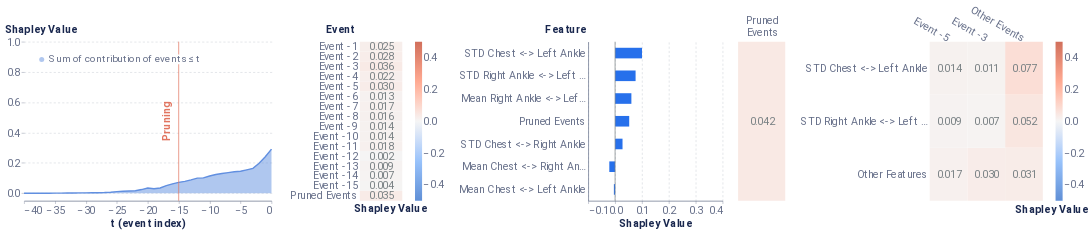

The notebook cell saved with this chart:
### Code cell
# local report with numpy instance
local_report(f_hs, pos_x_data, pruning_dict, event_dict, feature_dict, cell_dict=cell_dict, entity_uuid=positive_sequence_id, entity_col='all_id', baseline=average_event)

### Figure 1 — Vega-Lite specification as saved in the notebook (floating-point values rounded to 4 significant figures)
{"config": {"axis": {"domain": true, "domainColor": "#666F89", "grid": false, "gridCap": "round", "gridColor": "#B3B7C4", "gridDash": [2, 4], "gridWidth": 0.5, "labelColor": "#666F89", "labelFont": "Roboto, Arial, sans-serif", "labelPadding": 2, "tickColor": "#666F89", "tickOpacity": 0.5, "tickSize": 4, "titleColor": "#19274E", "titleFont": "Roboto, Arial, sans-serif", "titleFontSize": 12}, "axisBand": {"domain": true, "labelPadding": 4, "ticks": false}, "axisY": {"domain": false, "titleAlign": "left", "titleAngle": 0, "titleX": -20, "titleY": -10}, "legend": {"labelColor": "#666F89", "labelFont": "Roboto, Arial, sans-serif", "labelFontSize": 12, "symbolSize": 40, "titleColor": "#19274E", "titleFont": "Roboto, Arial, sans-serif", "titleFontSize": 12, "titlePadding": 4}, "arc": {"stroke": "#FFFFFF", "strokeWidth": 1}, "bar": {"fill": "#2770EB", "stroke": null}, "line": {"stroke": "#2770EB", "strokeWidth": 2}, "path": {"stroke": "#2770EB", "strokeWidth": 0.5}, "point": {"fill": "#2770EB", "shape": "circle", "filled": true}, "rect": {"fill": "#2770EB"}, "rule": {"stroke": "#666F89"}, "shape": {"stroke": "#2770EB"}, "text": {"color": "#19274E", "font": "Roboto, Arial, sans-serif", "fontSize": 12}, "range": {"category": ["#2770EB", "#77B98A", "#DA5252", "#FFC400", "#A87AEA", "#00A39E", "#19274E"], "diverging": ["#006360", "#2BB3AE", "#96D9D7", "#FFFFFF", "#EDAAAA", "#DA5252", "#811D1D"], "heatmap": ["#18448F", "#1B4EA5", "#2770EB", "#4C88EE", "#82ACF3", "#A6C4F7", "#E9F1FD"], "ramp": ["#18448F", "#1B4EA5", "#2770EB", "#4C88EE", "#82ACF3", "#A6C4F7", "#E9F1FD"]}, "background": "#FFFFFF", "group": {"fill": "#FFFFFF"}, "header": {"labelColor": "#19274E", "labelFont": "Roboto, Arial, sans-serif", "labelFontSize": 12, "titleColor": "#19274E", "titleFont": "Roboto, Arial, sans-serif", "titleFontSize": 16}, "title": {"anchor": "start", "color": "#19274E", "font": "Roboto, Arial, sans-serif", "fontSize": 20, "fontWeight": "bold", "offset": 20, "subtitleColor": "#19274E", "subtitleFontSize": 16}, "view": {"continuousHeight": 300, "continuousWidth": 400, "stroke": "transparent"}}, "hconcat": [{"layer": [{"mark": {"type": "area", "opacity": 0.5}, "encoding": {"color": {"field": "Coalition", "legend": {"fillColor": "white", "labelFontSize": 14, "labelLimit": 0, "orient": "top-left", "symbolSize": 50, "symbolStrokeWidth": 0, "title": null}, "scale": {"domain": ["Sum of contribution of events ≤ t"], "range": ["#618FE0"]}, "type": "nominal"}, "x": {"axis": {"labelFontSize": 15, "title": "t (event index)", "titleFontSize": 15}, "field": "t (event index)", "type": "quantitative"}, "y": {"axis": {"grid": true, "labelFontSize": 15, "titleFontSize": 15, "titleX": -28}, "field": "Shapley Value", "scale": {"domain": [-0.05, 1]}, "type": "quantitative"}}}, {"mark": "line", "encoding": {"color": {"field": "Coalition", "legend": {"fillColor": "white", "labelFontSize": 14, "labelLimit": 0, "orient": "top-left", "symbolSize": 50, "symbolStrokeWidth": 0, "title": null}, "scale": {"domain": ["Sum of contribution of events ≤ t"], "range": ["#618FE0"]}, "type": "nominal"}, "x": {"axis": {"labelFontSize": 15, "title": "t (event index)", "titleFontSize": 15}, "field": "t (event index)", "type": "quantitative"}, "y": {"axis": {"grid": true, "labelFontSize": 15, "titleFontSize": 15, "titleX": -28}, "field": "Shapley Value", "scale": {"domain": [-0.05, 1]}, "type": "quantitative"}}}, {"data": {"name": "data-2889d0f375ea2939a7838379e80e2784"}, "mark": {"type": "rule", "color": "#E17560"}, "encoding": {"x": {"field": "x", "type": "quantitative"}}}, {"data": {"name": "data-3f2a349405c6733950a2bdd44c25e998"}, "mark": {"type": "text", "angle": 270, "color": "#E17560", "fontSize": 15, "fontWeight": "bold", "text": "Pruning"}, "encoding": {"x": {"field": "x", "type": "quantitative"}}}], "data": {"name": "data-ba55fbbc24302190986a40f8c1562963"}, "height": 225, "width": 350}, {"layer": [{"mark": "rect", "encoding": {"color": {"field": "rounded", "legend": {"gradientLength": 225, "gradientThickness": 10, "labelFontSize": 15, "orient": "right"}, "scale": {"domain": [-0.5, 0.5], "range": ["#5f8fd6", "#99c3fb", "#f5f5f5", "#ffaa92", "#d16f5b"]}, "title": null, "type": "quantitative"}, "x": {"axis": {"title": "Shapley Value", "titleFontSize": 15}, "field": "column", "type": "ordinal"}, "y": {"axis": {"domain": false, "labelFontSize": 15, "title": "Event", "titleFontSize": 15, "titleX": -49}, "field": "Feature", "sort": ["Event -1", "Event -2", "Event -3", "Event -4", "Event -5", "Event -6", "Event -7", "Event -8", "Event -9", "Event -10", "Event -11", "Event -12", "Event -13", "Event -14", "Event -15", "Pruned Events"], "type": "ordinal"}}}, {"mark": {"type": "text", "align": "right", "baseline": "middle", "color": "#798184", "dx": 18, "fontSize": 15}, "encoding": {"text": {"field": "rounded_str", "type": "nominal"}, "x": {"axis": {"domain": false, "labels": false, "title": "Shapley Value", "titleX": 43}, "field": "column", "type": "ordinal"}, "y": {"axis": {"domain": false, "labelFontSize": 15, "title": "Event", "titleFontSize": 15, "titleX": -49}, "field": "Feature", "sort": ["Event -1", "Event -2", "Event -3", "Event -4", "Event -5", "Event -6", "Event -7", "Event -8", "Event -9", "Event -10", "Event -11", "Event -12", "Event -13", "Event -14", "Event -15", "Pruned Events"], "type": "ordinal"}}}], "data": {"name": "data-d61e4304faa5d05eff02c215d9b3e85b"}, "height": 225, "width": 60}, {"layer": [{"data": {"name": "data-8faf2f65d7a40f79f599ba4e796b056a"}, "mark": {"type": "bar", "size": 15, "thickness": 1}, "encoding": {"x": {"axis": {"grid": true, "labelFontSize": 15, "title": "Shapley Value", "titleFontSize": 15}, "field": "Shapley Value", "scale": {"domain": [-0.1, 0.4]}, "type": "quantitative"}, "y": {"axis": {"labelFontSize": 15, "title": "Feature", "titleFontSize": 15, "titleX": -61}, "field": "Feature", "sort": {"field": "sort_col", "order": "descending"}, "type": "nominal"}}}, {"data": {"name": "data-9c00aa9dc2b1c1a0b4bf9b34ead12925"}, "mark": {"type": "rule", "color": "#798184"}, "encoding": {"x": {"field": "x", "type": "quantitative"}}}], "height": 225, "width": 190}, {"hconcat": [{"layer": [{"mark": "rect", "encoding": {"color": {"field": "rounded", "legend": null, "scale": {"domain": [-0.5, 0.5], "range": ["#5f8fd6", "#99c3fb", "#f5f5f5", "#ffaa92", "#d16f5b"]}, "title": null, "type": "quantitative"}, "x": {"axis": {"titleFontSize": 15}, "field": "Event", "type": "nominal"}, "y": {"axis": {"domain": false, "labels": false, "title": null}, "field": "Feature", "type": "nominal"}}}, {"mark": {"type": "text", "align": "right", "baseline": "middle", "color": "#798184", "dx": 18, "fontSize": 15}, "encoding": {"text": {"field": "rounded_str", "type": "nominal"}, "x": {"axis": {"domain": false, "labelAngle": 0, "labelFontSize": 15, "labelOffset": 24, "labelPadding": 30, "orient": "top", "title": null}, "field": "Event", "type": "nominal"}, "y": {"axis": {"domain": false, "labels": false, "title": null}, "field": "Feature", "type": "nominal"}}}], "data": {"name": "data-ff579ccc175d24b2ec4c5a79bb3d073e"}, "height": 225, "width": 66.67}, {"layer": [{"mark": "rect", "encoding": {"color": {"field": "rounded", "legend": {"gradientLength": 225, "gradientThickness": 10, "labelFontSize": 15, "orient": "right"}, "scale": {"domain": [-0.5, 0.5], "range": ["#5f8fd6", "#99c3fb", "#f5f5f5", "#ffaa92", "#d16f5b"]}, "title": null, "type": "quantitative"}, "x": {"axis": {"titleFontSize": 15}, "field": "Event", "sort": ["Event -5", "Event -3"], "type": "nominal"}, "y": {"axis": {"domain": false, "labelFontSize": 15, "title": null}, "field": "Feature", "sort": ["STD Chest <-> Left Ankle", "STD Right Ankle <-> Left Ankle"], "type": "nominal"}}}, {"mark": {"type": "text", "align": "right", "baseline": "middle", "color": "#798184", "dx": 18, "fontSize": 15}, "encoding": {"text": {"field": "rounded_str", "type": "nominal"}, "x": {"axis": {"domain": false, "labelAngle": 30, "labelFontSize": 15, "orient": "top", "title": "Shapley Value", "titleX": 172, "titleY": 245}, "field": "Event", "sort": ["Event -5", "Event -3"], "type": "nominal"}, "y": {"axis": {"domain": false, "labelFontSize": 15, "title": null}, "field": "Feature", "sort": ["STD Chest <-> Left Ankle", "STD Right Ankle <-> Left Ankle"], "type": "nominal"}}}], "data": {"name": "data-bc89015638f2d623abcd5a8039786a86"}, "height": 225, "width": 160}], "resolve": {"scale": {"color": "independent"}}}], "resolve": {"scale": {"color": "independent"}}, "$schema": "https://vega.github.io/schema/vega-lite/v4.17.0.json", "datasets": {"data-ba55fbbc24302190986a40f8c1562963": [{"Coalition": "Sum of contribution of events > t", "t (event index)": 0, "Shapley Value": 0.0}, {"Coalition": "Sum of contribution of events ≤ t", "t (event index)": 0, "Shapley Value": 0.2913}, {"Coalition": "Sum of contribution of events > t", "t (event index)": -1, "Shapley Value": 0.05071}, {"Coalition": "Sum of contribution of events ≤ t", "t (event index)": -1, "Shapley Value": 0.2406}, {"Coalition": "Sum of contribution of events > t", "t (event index)": -2, "Shapley Value": 0.09419}, {"Coalition": "Sum of contribution of events ≤ t", "t (event index)": -2, "Shapley Value": 0.1972}, {"Coalition": "Sum of contribution of events > t", "t (event index)": -3, "Shapley Value": 0.1272}, {"Coalition": "Sum of contribution of events ≤ t", "t (event index)": -3, "Shapley Value": 0.1642}, {"Coalition": "Sum of contribution of events > t", "t (event index)": -4, "Shapley Value": 0.1371}, {"Coalition": "Sum of contribution of events ≤ t", "t (event index)": -4, "Shapley Value": 0.1543}, {"Coalition": "Sum of contribution of events > t", "t (event index)": -5, "Shapley Value": 0.1461}, {"Coalition": "Sum of contribution of events ≤ t", "t (event index)": -5, "Shapley Value": 0.1453}, {"Coalition": "Sum of contribution of events > t", "t (event index)": -6, "Shapley Value": 0.1495}, {"Coalition": "Sum of contribution of events ≤ t", "t (event index)": -6, "Shapley Value": 0.1418}, {"Coalition": "Sum of contribution of events > t", "t (event index)": -7, "Shapley Value": 0.1555}, {"Coalition": "Sum of contribution of events ≤ t", "t (event index)": -7, "Shapley Value": 0.1358}, {"Coalition": "Sum of contribution of events > t", "t (event index)": -8, "Shapley Value": 0.1615}, {"Coalition": "Sum of contribution of events ≤ t", "t (event index)": -8, "Shapley Value": 0.1299}, {"Coalition": "Sum of contribution of events > t", "t (event index)": -9, "Shapley Value": 0.1677}, {"Coalition": "Sum of contribution of events ≤ t", "t (event index)": -9, "Shapley Value": 0.1236}, {"Coalition": "Sum of contribution of events > t", "t (event index)": -10, "Shapley Value": 0.1775}, {"Coalition": "Sum of contribution of events ≤ t", "t (event index)": -10, "Shapley Value": 0.1139}, {"Coalition": "Sum of contribution of events > t", "t (event index)": -11, "Shapley Value": 0.19}, {"Coalition": "Sum of contribution of events ≤ t", "t (event index)": -11, "Shapley Value": 0.1013}, {"Coalition": "Sum of contribution of events > t", "t (event index)": -12, "Shapley Value": 0.192}, {"Coalition": "Sum of contribution of events ≤ t", "t (event index)": -12, "Shapley Value": 0.09936}, {"Coalition": "Sum of contribution of events > t", "t (event index)": -13, "Shapley Value": 0.2032}, {"Coalition": "Sum of contribution of events ≤ t", "t (event index)": -13, "Shapley Value": 0.08809}, {"Coalition": "Sum of contribution of events > t", "t (event index)": -14, "Shapley Value": 0.2129}, {"Coalition": "Sum of contribution of events ≤ t", "t (event index)": -14, "Shapley Value": 0.07846}, {"Coalition": "Sum of contribution of events > t", "t (event index)": -15, "Shapley Value": 0.2197}, {"Coalition": "Sum of contribution of events ≤ t", "t (event index)": -15, "Shapley Value": 0.07161}, {"Coalition": "Sum of contribution of events > t", "t (event index)": -16, "Shapley Value": 0.2296}, {"Coalition": "Sum of contribution of events ≤ t", "t (event index)": -16, "Shapley Value": 0.0617}, {"Coalition": "Sum of contribution of events > t", "t (event index)": -17, "Shapley Value": 0.241}, {"Coalition": "Sum of contribution of events ≤ t", "t (event index)": -17, "Shapley Value": 0.05032}, {"Coalition": "Sum of contribution of events > t", "t (event index)": -18, "Shapley Value": 0.2566}, {"Coalition": "Sum of contribution of events ≤ t", "t (event index)": -18, "Shapley Value": 0.03476}, {"Coalition": "Sum of contribution of events > t", "t (event index)": -19, "Shapley Value": 0.2619}, {"Coalition": "Sum of contribution of events ≤ t", "t (event index)": -19, "Shapley Value": 0.02946}, {"Coalition": "Sum of contribution of events > t", "t (event index)": -20, "Shapley Value": 0.2568}, {"Coalition": "Sum of contribution of events ≤ t", "t (event index)": -20, "Shapley Value": 0.03453}, {"Coalition": "Sum of contribution of events > t", "t (event index)": -21, "Shapley Value": 0.2673}, {"Coalition": "Sum of contribution of events ≤ t", "t (event index)": -21, "Shapley Value": 0.02408}, {"Coalition": "Sum of contribution of events > t", "t (event index)": -22, "Shapley Value": 0.2749}, {"Coalition": "Sum of contribution of events ≤ t", "t (event index)": -22, "Shapley Value": 0.01641}, {"Coalition": "Sum of contribution of events > t", "t (event index)": -23, "Shapley Value": 0.2764}, {"Coalition": "Sum of contribution of events ≤ t", "t (event index)": -23, "Shapley Value": 0.01498}, {"Coalition": "Sum of contribution of events > t", "t (event index)": -24, "Shapley Value": 0.278}, {"Coalition": "Sum of contribution of events ≤ t", "t (event index)": -24, "Shapley Value": 0.01333}, {"Coalition": "Sum of contribution of events > t", "t (event index)": -25, "Shapley Value": 0.2811}, {"Coalition": "Sum of contribution of events ≤ t", "t (event index)": -25, "Shapley Value": 0.01023}, {"Coalition": "Sum of contribution of events > t", "t (event index)": -26, "Shapley Value": 0.2846}, {"Coalition": "Sum of contribution of events ≤ t", "t (event index)": -26, "Shapley Value": 0.006729}, {"Coalition": "Sum of contribution of events > t", "t (event index)": -27, "Shapley Value": 0.2869}, {"Coalition": "Sum of contribution of events ≤ t", "t (event index)": -27, "Shapley Value": 0.00446}, {"Coalition": "Sum of contribution of events > t", "t (event index)": -28, "Shapley Value": 0.288}, {"Coalition": "Sum of contribution of events ≤ t", "t (event index)": -28, "Shapley Value": 0.003335}, {"Coalition": "Sum of contribution of events > t", "t (event index)": -29, "Shapley Value": 0.2883}, {"Coalition": "Sum of contribution of events ≤ t", "t (event index)": -29, "Shapley Value": 0.003041}, {"Coalition": "Sum of contribution of events > t", "t (event index)": -30, "Shapley Value": 0.2889}, {"Coalition": "Sum of contribution of events ≤ t", "t (event index)": -30, "Shapley Value": 0.002439}, {"Coalition": "Sum of contribution of events > t", "t (event index)": -31, "Shapley Value": 0.2893}, {"Coalition": "Sum of contribution of events ≤ t", "t (event index)": -31, "Shapley Value": 0.002011}, {"Coalition": "Sum of contribution of events > t", "t (event index)": -32, "Shapley Value": 0.2899}, {"Coalition": "Sum of contribution of events ≤ t", "t (event index)": -32, "Shapley Value": 0.001399}, {"Coalition": "Sum of contribution of events > t", "t (event index)": -33, "Shapley Value": 0.2904}, {"Coalition": "Sum of contribution of events ≤ t", "t (event index)": -33, "Shapley Value": 0.0009436}, {"Coalition": "Sum of contribution of events > t", "t (event index)": -34, "Shapley Value": 0.2909}, {"Coalition": "Sum of contribution of events ≤ t", "t (event index)": -34, "Shapley Value": 0.0004788}, {"Coalition": "Sum of contribution of events > t", "t (event index)": -35, "Shapley Value": 0.291}, {"Coalition": "Sum of contribution of events ≤ t", "t (event index)": -35, "Shapley Value": 0.0003401}, {"Coalition": "Sum of contribution of events > t", "t (event index)": -36, "Shapley Value": 0.2911}, {"Coalition": "Sum of contribution of events ≤ t", "t (event index)": -36, "Shapley Value": 0.0002846}, {"Coalition": "Sum of contribution of events > t", "t (event index)": -37, "Shapley Value": 0.2911}, {"Coalition": "Sum of contribution of events ≤ t", "t (event index)": -37, "Shapley Value": 0.0002378}, {"Coalition": "Sum of contribution of events > t", "t (event index)": -38, "Shapley Value": 0.2912}, {"Coalition": "Sum of contribution of events ≤ t", "t (event index)": -38, "Shapley Value": 0.0001912}, {"Coalition": "Sum of contribution of events > t", "t (event index)": -39, "Shapley Value": 0.2912}, {"Coalition": "Sum of contribution of events ≤ t", "t (event index)": -39, "Shapley Value": 0.000141}, {"Coalition": "Sum of contribution of events > t", "t (event index)": -40, "Shapley Value": 0.2913}, {"Coalition": "Sum of contribution of events ≤ t", "t (event index)": -40, "Shapley Value": 8.909e-05}], "data-2889d0f375ea2939a7838379e80e2784": [{"x": -15}], "data-3f2a349405c6733950a2bdd44c25e998": [{"x": -17}], "data-d61e4304faa5d05eff02c215d9b3e85b": [{"Shapley Value": 0.02502, "Feature": "Event -1", "row": 1, "column": 1, "rounded": 0.025, "rounded_str": "0.025"}, {"Shapley Value": 0.02792, "Feature": "Event -2", "row": 2, "column": 1, "rounded": 0.028, "rounded_str": "0.028"}, {"Shapley Value": 0.03571, "Feature": "Event -3", "row": 3, "column": 1, "rounded": 0.036, "rounded_str": "0.036"}, {"Shapley Value": 0.02224, "Feature": "Event -4", "row": 4, "column": 1, "rounded": 0.022, "rounded_str": "0.022"}, {"Shapley Value": 0.03044, "Feature": "Event -5", "row": 5, "column": 1, "rounded": 0.03, "rounded_str": "0.030"}, {"Shapley Value": 0.01296, "Feature": "Event -6", "row": 6, "column": 1, "rounded": 0.013, "rounded_str": "0.013"}, {"Shapley Value": 0.01727, "Feature": "Event -7", "row": 7, "column": 1, "rounded": 0.017, "rounded_str": "0.017"}, {"Shapley Value": 0.01629, "Feature": "Event -8", "row": 8, "column": 1, "rounded": 0.016, "rounded_str": "0.016"}, {"Shapley Value": 0.01445, "Feature": "Event -9", "row": 9, "column": 1, "rounded": 0.014, "rounded_str": "0.014"}, {"Shapley Value": 0.01425, "Feature": "Event -10", "row": 10, "column": 1, "rounded": 0.014, "rounded_str": "0.014"}, {"Shapley Value": 0.01823, "Feature": "Event -11", "row": 11, "column": 1, "rounded": 0.018, "rounded_str": "0.018"}, {"Shapley Value": 0.002011, "Feature": "Event -12", "row": 12, "column": 1, "rounded": 0.002, "rounded_str": "0.002"}, {"Shapley Value": 0.008601, "Feature": "Event -13", "row": 13, "column": 1, "rounded": 0.009, "rounded_str": "0.009"}, {"Shapley Value": 0.00732, "Feature": "Event -14", "row": 14, "column": 1, "rounded": 0.007, "rounded_str": "0.007"}, {"Shapley Value": 0.003733, "Feature": "Event -15", "row": 15, "column": 1, "rounded": 0.004, "rounded_str": "0.004"}, {"Shapley Value": 0.03491, "Feature": "Pruned Events", "row": 16, "column": 1, "rounded": 0.035, "rounded_str": "0.035"}], "data-8faf2f65d7a40f79f599ba4e796b056a": [{"Random seed": 42, "NSamples": 32000, "Feature": "Mean Chest <-> Right Ankle", "Shapley Value": -0.02152, "sort_col": 0.02152}, {"Random seed": 42, "NSamples": 32000, "Feature": "STD Chest <-> Right Ankle", "Shapley Value": 0.02767, "sort_col": 0.02767}, {"Random seed": 42, "NSamples": 32000, "Feature": "Mean Chest <-> Left Ankle", "Shapley Value": -0.004507, "sort_col": 0.004507}, {"Random seed": 42, "NSamples": 32000, "Feature": "STD Chest <-> Left Ankle", "Shapley Value": 0.1002, "sort_col": 0.1002}, {"Random seed": 42, "NSamples": 32000, "Feature": "Mean Right Ankle <-> Left Ankle", "Shapley Value": 0.06065, "sort_col": 0.06065}, {"Random seed": 42, "NSamples": 32000, "Feature": "STD Right Ankle <-> Left Ankle", "Shapley Value": 0.0763, "sort_col": 0.0763}, {"Random seed": 42, "NSamples": 32000, "Feature": "Pruned Events", "Shapley Value": 0.05256, "sort_col": 0.05256}], "data-9c00aa9dc2b1c1a0b4bf9b34ead12925": [{"x": 0}], "data-ff579ccc175d24b2ec4c5a79bb3d073e": [{"Event": ["Pruned", "Events"], "Feature": "Other features", "rounded": 0.042, "rounded_str": "0.042"}], "data-bc89015638f2d623abcd5a8039786a86": [{"Event": "Other Events", "Feature": "STD Chest <-> Left Ankle", "Shapley Value": 0.07745, "rounded": 0.077, "rounded_str": "0.077"}, {"Event": "Other Events", "Feature": "STD Right Ankle <-> Left Ankle", "Shapley Value": 0.05246, "rounded": 0.052, "rounded_str": "0.052"}, {"Event": "Other Events", "Feature": "Other Features", "Shapley Value": 0.03122, "rounded": 0.031, "rounded_str": "0.031"}, {"Event": "Event -3", "Feature": "Other Features", "Shapley Value": 0.02982, "rounded": 0.03, "rounded_str": "0.030"}, {"Event": "Event -5", "Feature": "Other Features", "Shapley Value": 0.01746, "rounded": 0.017, "rounded_str": "0.017"}, {"Event": "Event -5", "Feature": "STD Chest <-> Left Ankle", "Shapley Value": 0.01406, "rounded": 0.014, "rounded_str": "0.014"}, {"Event": "Event -3", "Feature": "STD Chest <-> Left Ankle", "Shapley Value": 0.01057, "rounded": 0.011, "rounded_str": "0.011"}, {"Event": "Event -5", "Feature": "STD Right Ankle <-> Left Ankle", "Shapley Value": 0.009376, "rounded": 0.009, "rounded_str": "0.009"}, {"Event": "Event -3", "Feature": "STD Right Ankle <-> Left Ankle", "Shapley Value": 0.00666, "rounded": 0.007, "rounded_str": "0.007"}]}}
